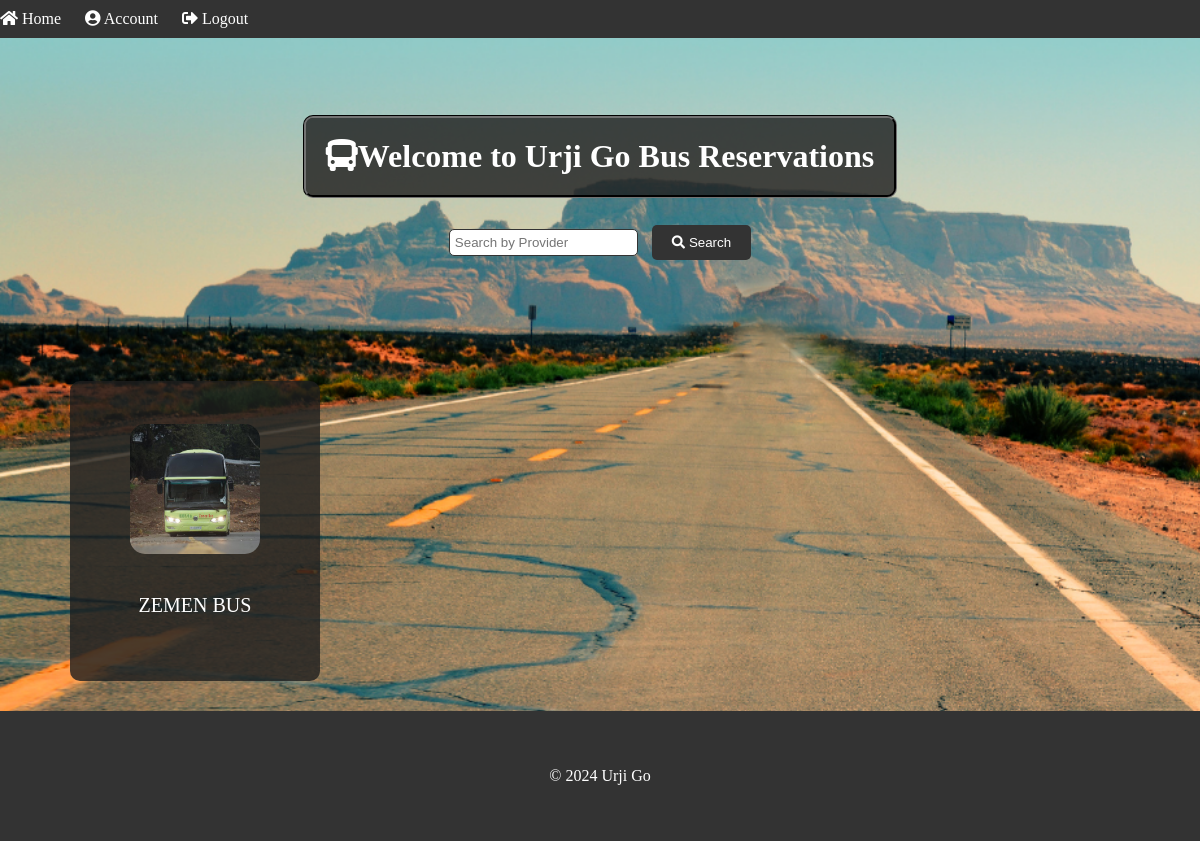
Screenshot of /user/index.php?provider=ZEMEN BUS (signed in) with the database file from the repository.
### tables this page shows
CREATE TABLE IF NOT EXISTS `buses` (
  `id` int NOT NULL AUTO_INCREMENT,
  `provider` varchar(100) NOT NULL,
  `image` mediumblob NOT NULL,
  `Description` text NOT NULL,
  PRIMARY KEY (`id`),
  UNIQUE KEY `provider` (`provider`)
);

### user/index.php (the view, shortened to what this page needs)
<!DOCTYPE html>
<html lang="en">
<head>
    <link rel="stylesheet" href="../css/styles.css">
    <?php include('../db/dbconfig.php'); ?>
</head>
<body style="background-image: url('../assets/admin.png'); background-size:cover; background-repeat:no-repeat;">
<?php include_once('includes/header.php'); ?>
<div class="container">
    <br><br>
   <center>
   <h1><i class="fas fa-bus"></i>Welcome to Urji Go Bus Reservations</h1>
    <form action="index.php" method="GET">
        <input type="text" name="provider" placeholder="Search by Provider">
        <button type="submit"><i class="fas fa-search"></i> Search</button>
    </form>
   </center>
   <br><br><br><br>
    <br>
    <div class="card-container">
        <?php
        $sql = "SELECT id, provider, image, Description FROM buses";
        if(isset($_GET['provider'])) {
            $provider = $_GET['provider'];
            $sql = "SELECT id, provider, image, Description FROM buses WHERE provider LIKE '%$provider%'";
        }
        $result = $conn->query($sql);
        if ($result->num_rows > 0) {
            while($row = $result->fetch_assoc()) {
                echo '<a href="reservation.php?buses_id='.$row['id'].'" class="card">';
                echo '<div class="card-inner">';
                echo '<div class="card-face front">';
                echo '<img class="bus-image" src="' . $row['image'] . '" alt="Bus Image">';
                echo '<p>'.$row['provider'].'</p>';
                echo '</div>';
                echo '<div class="card-face back">';
                echo '<p style="font-size:14px;">'.$row['Description'].'</p>';
                echo '</div>';
                echo '</div>';
                echo '</a>';
            }
        } else {
            echo "0 results";
        }
        ?>
    </div>
</div>
<?php include_once('includes/footer.php'); ?>
</body>
</html>

### css/styles.css (style rules this page uses)
body { margin: 0; padding: 0; }
.container { width: 80%; max-width: 80%; margin: 0 auto; padding: 20px; }
input[type="text"], input[type="date"],input[type="password"],input[type="email"], button[type="submit"] { border: 1px solid #333; padding: 5px; margin: 5px; border-radius: 5px; }
button[type="submit"] { background-color: #333; color: #fff; border: none; padding: 10px 20px; cursor: pointer; border-radius: 5px; }
a { text-decoration: none; color: gray; }
div { color: #333; }

### user/index.php (style rules this page uses)
p, h1 { color: white; }
.container { width: 90%; max-width: 90%; }
h1 { border: groove #1f1f1f; background-color: rgba(31, 31, 31, 0.8); border-radius: 10px; padding: 20px; width: fit-content; }
.card-container { display: flex; flex-wrap: wrap; }
.card { width: 250px; height: 300px; perspective: 1000px; margin: 10px; position: relative; border-radius: 10px; overflow: hidden; }
.card .card-inner { width: 100%; height: 100%; transform-style: preserve-3d; transition: transform 0.8s; }
.card-face { position: absolute; width: 100%; height: 100%; backface-visibility: hidden; display: flex; flex-direction: column; justify-content: center; align-items: center; font-size: 20px; padding: 20px; box-sizing: border-box; transform: rotateY(0deg); }
.front { background-color: rgba(31, 31, 31, 0.8); z-index: 2; }
.back { background-color: rgba(31, 31, 31, 0.8); transform: rotateY(180deg); }
.bus-image { max-width: 100%; max-height: 50%; border-radius: 15px; margin-bottom: 20px; }

### rows the page displays
buses: image (picture), provider "ZEMEN BUS"
